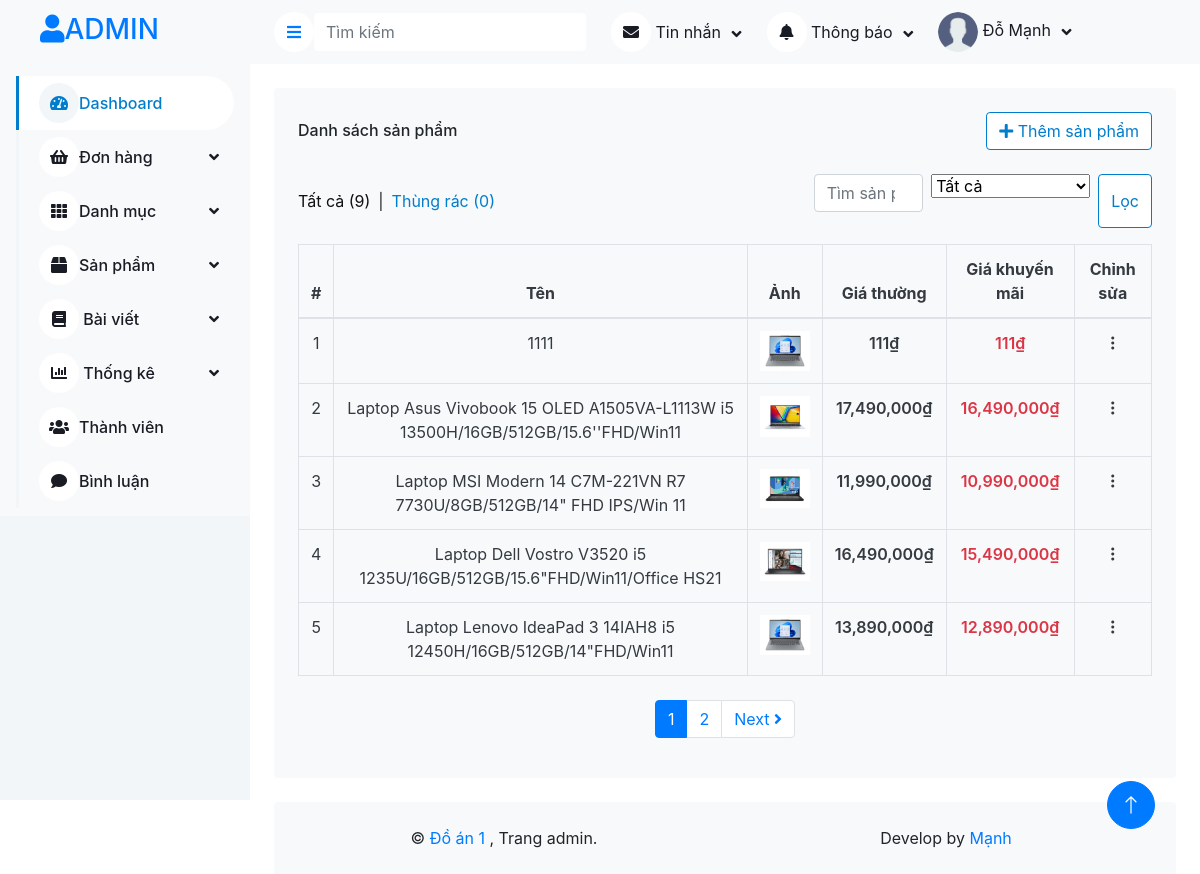
Page /admin/index.php?quanli=danh-sach-san-pham (signed in) on the committed database.
### tables this page shows
CREATE TABLE `products` (
  `product_id` int(11) NOT NULL,
  `category_id` int(11) NOT NULL,
  `name` varchar(255) NOT NULL,
  `image` varchar(255) NOT NULL,
  `quantity` int(11) NOT NULL,
  `price` int(11) NOT NULL,
  `sale_price` int(11) NOT NULL,
  `create_date` datetime NOT NULL DEFAULT current_timestamp(),
  `views` int(11) NOT NULL DEFAULT 0,
  `details` text NOT NULL,
  `short_description` text NOT NULL,
  `status` tinyint(1) NOT NULL DEFAULT 1
);

### admin/models_admin/pdo_library.php (called while the page is built, shortened)
<?php
function pdo_query($sql){
    $sql_args = array_slice(func_get_args(), 1);
    try{
        $conn = pdo_get_connection();
        $stmt = $conn->prepare($sql);
        $stmt->execute($sql_args);
        $rows = $stmt->fetchAll();
        return $rows;
    }
    catch(PDOException $e){
        throw $e;
    }
    finally{
        unset($conn);
    }
}
?>

### admin/models_admin/ProductModel.php (called while the page is built, shortened)
<?php
    class ProductModel {
        public function select_products() {
            $sql = "SELECT name FROM products WHERE status = 1";
            return pdo_query($sql);
        }
        function select_list_products($keyword, $id_danhmuc, $page, $perPage) {
            $start = ($page - 1) * $perPage;
            $sql = "SELECT * FROM products WHERE 1";
            $sql .= " AND status = 1 ORDER BY product_id DESC";
            $sql .= " LIMIT " . $start . ", " . $perPage;
            return pdo_query($sql);
        }
        public function select_recycle_products() {
            $sql = "SELECT * FROM products WHERE status = 0 ORDER BY product_id DESC";
            return pdo_query($sql);
        }
    }
?>

### admin/san-pham/list.php (the view, shortened to what this page needs)
<?php
if (isset($_POST['search'])) {
    $keyword = $_POST['keyword'];
    $cate_id = $_POST['search_cate'];
} else {
    $keyword = '';
    $cate_id = 0;
}
if (isset($_GET['page'])) {
    $page = $_GET['page'];
} else {
    $page = 1;
}
$list_products = $ProductModel->select_list_products($keyword, $cate_id, $page,5 );
$count_recycle = $ProductModel->select_recycle_products();
$all_products = $ProductModel->select_products();
$totalProducts = count($all_products);
$productsPerPage = 5;
$totalProducts = intval($totalProducts);
$productsPerPage = intval($productsPerPage);
$numberOfPages = ceil($totalProducts / $productsPerPage);
$currentPage = isset($_GET['page']) ? intval($_GET['page']) : 1;
$html_pagination = '';
$pagination_next = '';
for ($i = 1; $i <= $numberOfPages; $i++) {
    if ($i === $currentPage) {
        $active = 'active';
    } else {
        $active = '';
    }
    $html_pagination .= '
        <li class="page-item ' . $active . '">
            <a class="page-link" href="index.php?quanli=danh-sach-san-pham&page=' . $i . '">' . $i . '</a>
        </li>
    ';
    if ($currentPage < $numberOfPages) {
        $pagination_next = '
            <li class="page-item">
                <a class="page-link" href="index.php?quanli=danh-sach-san-pham&page=' . ($currentPage + 1) . '">
                    Next <i class="fa fa-angle-right"></i>
                </a>
            </li>
        ';
    }
}
?>
<div class="container-fluid pt-4 px-4">
    <div class="bg-light text-center rounded p-4">
        <div class="d-flex align-items-center justify-content-between mb-4">
            <h6 class="mb-0">Danh sách sản phẩm</h6>
            <a href="them-san-pham" class="btn btn-custom"><i class="fa fa-plus"></i> Thêm sản phẩm</a>
        </div>
        <div class="row align-items-center">
            <div class="col-lg-7 d-flex mb-3">
                <a class="link-hover" href="">Tất cả (<?=$totalProducts?>) </a>
                <div class="mx-2">|</div>
                <a class="link-not-hover" href="index.php?quanli=thung-rac-san-pham">Thùng rác (<?=count($count_recycle)?>) </a>
            </div>
            <form action="" method="post" class="col-lg-5 d-flex mb-3 justify-content-end">
                <div class="form-group ">
                    <input type="search" name="keyword" class="form-control" placeholder="Tìm sản phẩm">
                </div>
                <div class="form-group mx-2">
                    <select class="form-select" name="search_cate">
                        <option value="">Tất cả</option>
                    </select>
                </div>
                <input type="submit" name="search" class="btn btn-custom" value="Lọc">
            </form>
        </div>
        <div class="table-responsive">
            <table class="table text-start align-middle table-bordered table-hover mb-0">
                <thead>
                    <tr class="text-dark">
                        <th scope="col">#</th>
                        <th scope="col">Tên</th>
                        <th scope="col">Ảnh</th>
                        <th scope="col">Giá thường</th>
                        <th scope="col">Giá khuyến mãi</th>
                        <th scope="col">Chỉnh sửa</th>
                    </tr>
                </thead>
                <tbody>
                    <?php
                    $index = 0;
                    $currentPage = isset($_GET['page']) ? (int)$_GET['page'] : 1;
                    $productsPerPage = 5;
                    foreach ($list_products as $value) {
                        $index++;
                       $orderNumber = ($currentPage - 1) * $productsPerPage + $index;
                    ?>
                    <tr>
                        <td class="text-dark"><?=$orderNumber?></td>
                        <td class="text-dark" style="min-width: 200px;"><?=$value['name']?></td>
                        <td>
                            <img style="max-width: 50px;" src="../upload/<?=$value['image']?>" alt="">
                        </td>
                        <td class="text-dark" style="font-weight: 600;">
                            <?=number_format($value['price'])."₫"?>
                        </td>
                        <td class="text-danger" style="font-weight: 600;">
                            <?=number_format($value['sale_price'])."₫"?>
                        </td>
                        <td>
                            <div class="dropdown">
                                <a href="#" data-bs-toggle="dropdown" class="fs-24 text-gray">
                                    <i class="bi bi-three-dots-vertical text-dark"></i>
                                </a>
                            </div>
                        </td>
                    </tr>
                    <?php
                    }
                    ?>
                </tbody>
            </table>
            <div class="col-12 mt-4">
                <nav>
                    <ul class="pagination justify-content-center">
                        <?=$html_pagination?>
                        <?=$pagination_next?>
                    </ul>
                </nav>
            </div>
        </div>
    </div>
</div>

### admin/public_admin/css/style.css (style rules this page uses)
:root { --primary: #007dcc; --light: #F3F6F9; --dark: #191C24; }
.btn { transition: .5s; }

### admin/public_admin/css/custom.css (style rules this page uses)
.link-hover { color: #111111; }
.link-not-hover { color: #007dcc; }
.btn-custom { color: #007dcc; background-color: white; border-color: #007dcc; }

### rows in the picture
products: orderNumber "1", name "1111", image (picture), price "111", sale_price "111"
products: orderNumber "2", name "Laptop Asus Vivobook 15 OLED A1505VA-L1113W i5 13500H/16GB/512GB/15.6''FHD/Win11", image (picture), price "17,490,000", sale_price "16,490,000"
products: orderNumber "3", name "Laptop MSI Modern 14 C7M-221VN R7 7730U/8GB/512GB/14\" FHD IPS/Win 11", image (picture), price "11,990,000", sale_price "10,990,000"
products: orderNumber "4", name "Laptop Dell Vostro V3520 i5 1235U/16GB/512GB/15.6\"FHD/Win11/Office HS21", image (picture), price "16,490,000", sale_price "15,490,000"
products: orderNumber "5", name "Laptop Lenovo IdeaPad 3 14IAH8 i5 12450H/16GB/512GB/14\"FHD/Win11", image (picture), price "13,890,000", sale_price "12,890,000"

### other values in the picture
$totalProducts "9"
count($count_recycle) "0"
